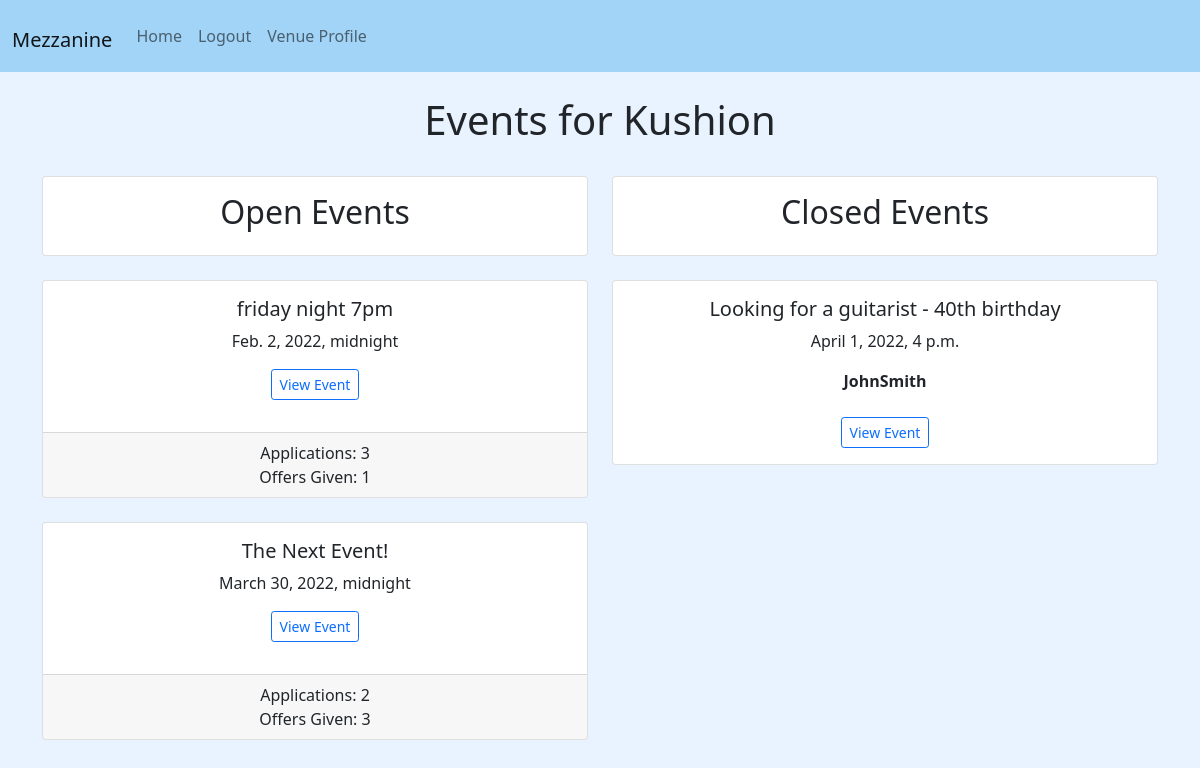
/venue_events/13 (signed in), run on the app's committed database.
### account/models.py (models this page shows)
class User(AbstractUser):
    is_venue = models.BooleanField(default=False)
    is_talent = models.BooleanField(default=False)
    email = models.CharField(max_length = 100)

class Venue(models.Model):
    user = models.OneToOneField(User, on_delete=models.CASCADE, primary_key=True)
    name = models.CharField('Venue Name', max_length = 120)
    description = models.TextField(blank=True)
    phone = models.CharField('Contact Phone', max_length=25, blank=True)
    address = models.CharField(max_length=300, blank=True)
    postcode = models.CharField('Post code', max_length=10, blank=True)
    account_tags = models.ManyToManyField(AccountTags)
    def __str__(self):
    		return self.name

class Talent(models.Model):
    user = models.OneToOneField(User, on_delete=models.CASCADE, primary_key=True)
    first_name = models.CharField(max_length=30)
    last_name = models.CharField(max_length=30)
    description = models.CharField(blank=True, max_length=999)
    instrument = models.CharField(max_length=50,)
    location = models.CharField(max_length=100, blank=True)
    account_tags = models.ManyToManyField(AccountTags)
    applications = models.ManyToManyField("mezza.Event", related_name='talent_applications', blank=True)
    offers = models.ManyToManyField("mezza.Event", related_name='talent_offers', blank=True)
    confirmed_events = models.ManyToManyField("mezza.Event", related_name='talent_confirmed', blank=True)
    def __str__(self):
    		return self.first_name + self.last_name

### mezza/models.py (models this page shows, shortened)
class Event(models.Model):
    name = models.CharField('Event Name', max_length=120)
    description = models.TextField(blank=True)
    event_date = models.DateTimeField('Event Date')
    wage = models.DecimalField('Event Wage',max_digits=7, decimal_places=2)
    is_open = models.BooleanField(default=False)
    venue = models.ForeignKey(Venue, blank=False, null=False, on_delete=models.CASCADE)
    applicants = models.ManyToManyField(Talent, related_name='event_applicants', blank=True)# null=True)
    offers = models.ManyToManyField(Talent, related_name='event_offers', blank=True)
    talent = models.ForeignKey(Talent, related_name='event_talent', blank=True, null=True, on_delete=models.SET_NULL)
    event_tags = models.ManyToManyField(AccountTags)

### mezza/views.py (the view)
# urls.py: path('venue_events/<venue_id>', views.venue_events, name='venue-events'),
def venue_events(request, venue_id):
    all_events = Event.objects.filter(venue=venue_id)
    open_events = []
    for event in all_events:
        if event.is_open:
            open_events.append(event)
    closed_events = []
    for event in all_events:
        if not event.is_open:
            closed_events.append(event)
    return render(request, 'mezza/venue_events.html',
                {'closed_events': closed_events,
                'open_events': open_events})

### mezza/templates/mezza/venue_events.html
{% extends 'mezza/base.html' %}
{% block content %}
	<center>
		<h1>Events for {{user.venue}} {{event.venue}}</h1>
        <br/>
        <div class="row">
			<div class="col-sm-6">
				<div class="card">
					<div class="card-body">
						<h2>Open Events</h2>
					</div>
				</div>
				<br/>
			{% for event in open_events %}
			  <div class="card">
				<div class="card-body">
					<h5 class="card-title">{{event.name}}</h5>
					<p class="card-text">{{event.event_date}}</p>
					<p><a href="{% url 'event-page' event.id %}"
						class = "btn btn-outline-primary btn-sm"> View Event</a></p>
				</div>
				<div class="card-footer">
					Applications: {{event.applicants.all|length}}
					<br/>
					Offers Given: {{event.offers.all|length}}
				</div>
			  </div>
			  <br/>
			{% endfor %}
			</div>
			<div class="col-sm-6">
				<div class="card">
					<div class="card-body">
						<h2>Closed Events</h2>
					</div>
				</div>
				<br/>
			{% for event in closed_events %}
			  <div class="card">
				<div class="card-body">
				  <h5 class="card-title">{{event.name}}</h5>
				  <p class="card-text">{{event.event_date}}</p>
				  <strong><p class="card-text">{{event.talent}}</p></strong>
				  <br/>
				 <a href="{% url 'event-page' event.id %}"
					class = "btn btn-outline-primary btn-sm"> View Event</a>
				</div>
			  </div>
			  <br/>
			{% endfor %}
			</div>
		</div>
    </center>
    <br/><br/><br/><br/>
{% endblock %}

### mezza/templates/mezza/base.html (shortened to what this page needs)
{% load static %}
<!doctype html>
<html lang="en">
  <head>
    <link href="https://cdn.jsdelivr.net/npm/bootstrap@5.1.3/dist/css/bootstrap.min.css" rel="stylesheet">
  </head>
  <body>
  	{% include 'mezza/navbar.html' %}
  	<br/>
    <div class="container">
      {% block content %}
      {% endblock %}
    </div>
  </body>
</html>

### mezza/templates/mezza/navbar.html (shortened to what this page needs)
<nav class="navbar navbar-expand-lg navbar-light" style="background-color: #a2d4f7;">
    <div class="container-fluid">
      <h1><a class="navbar-brand" href="{% url 'home' %}">Mezzanine</a></h1>
      <div class="collapse navbar-collapse" id="navbarSupportedContent">
        <ul class="navbar-nav me-auto mb-2 mb-lg-0">
          <li class="nav-item">
            <a class="nav-link" href="{% url 'home' %}">Home</a>
          </li>
          {% if user.is_authenticated %}
              {% if user.is_authenticated and user.is_talent %}
                <li class="nav-item">
                  <a class="nav-link" href="{% url 'logout' %}">
                  Logout</a>
                </li>
                <li class="nav-item">
                  <a class="nav-link" href="{% url 'profile-talent' user.id %}">
                  Talent Profile</a>
                </li>
              {% elif user.is_authenticated and user.is_venue %}
                <li class="nav-item">
                  <a class="nav-link" href="{% url 'logout' %}">
                  Logout</a>
                </li>
                <li class="nav-item">
                  <a class="nav-link" href="{% url 'profile-venue' user.id %}">
                  Venue Profile</a>
                </li>
              {% endif %}
          {% endif %}
      </div>
    </div>
  </nav>

### mezza/templates/mezza/base.html (style rules this page uses)
body { background: #e8f3ff; }

### data on the page
User: venue "Kushion"
Event: name "friday night 7pm", event_date "Feb. 2, 2022, midnight", applicants.all|length "3", offers.all|length "1"
Event: name "The Next Event!", event_date "March 30, 2022, midnight", applicants.all|length "2", offers.all|length "3"
Event: name "Looking for a guitarist - 40th birthday", event_date "April 1, 2022, 4 p.m.", talent "JohnSmith"
